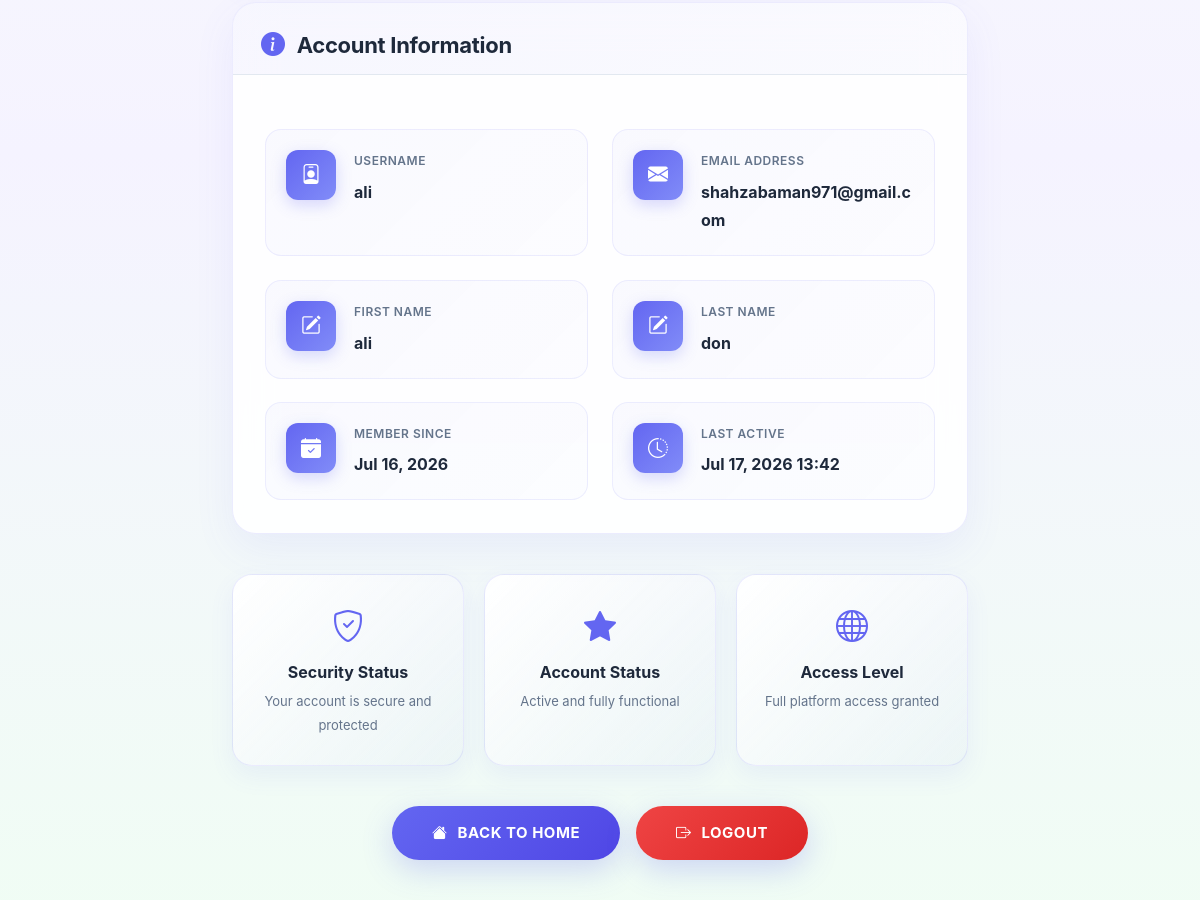
Page /accounts/profile/ (signed in, middle part) on the earlier database version.
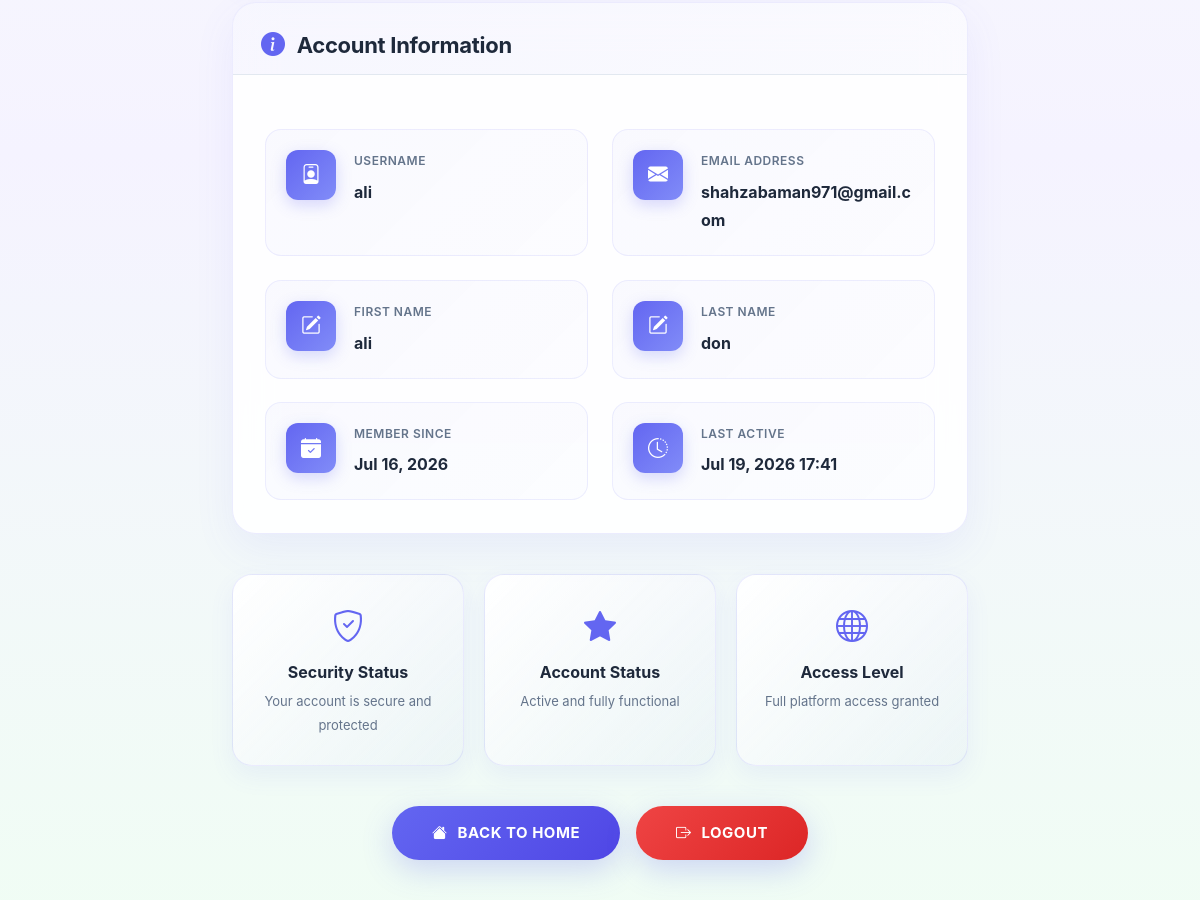
Same page on the later database version.
### accounts/models.py (models this page shows, shortened)
class CustomUser(AbstractUser):
    email = models.EmailField(unique=True)
    phone = models.CharField(max_length=15, blank=True)
    address = models.TextField(blank=True)

### chat/context_processors.py (called while the page is built)
def unread_messages(request):
    if request.user.is_authenticated:
        count = Message.objects.filter(
            conversation__buyer=request.user,
            is_read=False,
        ).exclude(
            sender=request.user,
        ).count() + Message.objects.filter(
            conversation__seller=request.user,
            is_read=False,
        ).exclude(
            sender=request.user,
        ).count()
        return {
            "unread_message_count": count
        }
    return {
        "unread_message_count": 0
    }

### accounts/templates/accounts/profile.html (shortened to what the changed rows need)
{% extends "core/base.html" %}
{% load static %}
{% block extra_css %}
<link rel="stylesheet" href="{% static 'core/css/style.css' %}">
<link rel="stylesheet" href="{% static 'core/css/profile.css' %}">
<link rel="stylesheet" href="https://cdn.jsdelivr.net/npm/bootstrap-icons@1.11.3/font/bootstrap-icons.min.css">
{% endblock %}
{% block content %}
<section class="profile-section">
    <div class="container">
        <div class="row justify-content-center">
            <div class="col-lg-8">
                <div class="profile-details-card">
                    <div class="card-header-custom">
                        <h2 class="section-title">
                            <i class="bi bi-info-circle-fill"></i>
                            Account Information
                        </h2>
                    </div>
                    <div class="card-body-custom">
                        <div class="profile-info-grid">
                            <div class="info-item">
                                <div class="info-content">
                                    <p class="info-label">Username</p>
                                    <p class="info-value">{{ user.username }}</p>
                                </div>
                            </div>
                            <div class="info-item">
                                <div class="info-content">
                                    <p class="info-label">Email Address</p>
                                    <p class="info-value">{{ user.email }}</p>
                                </div>
                            </div>
                            <div class="info-item">
                                <div class="info-content">
                                    <p class="info-label">First Name</p>
                                    <p class="info-value">{{ user.first_name|default:"Not set" }}</p>
                                </div>
                            </div>
                            <div class="info-item">
                                <div class="info-content">
                                    <p class="info-label">Last Name</p>
                                    <p class="info-value">{{ user.last_name|default:"Not set" }}</p>
                                </div>
                            </div>
                            <div class="info-item">
                                <div class="info-content">
                                    <p class="info-label">Member Since</p>
                                    <p class="info-value">{{ user.date_joined|date:"M d, Y" }}</p>
                                </div>
                            </div>
                            <div class="info-item">
                                <div class="info-content">
                                    <p class="info-label">Last Active</p>
                                    <p class="info-value">{{ user.last_login|date:"M d, Y H:i"|default:"Just now" }}</p>
                                </div>
                            </div>
                        </div>
                    </div>
                </div>
            </div>
        </div>
    </div>
</section>
{% endblock %}

Differences in the rows shown:
changed CustomUser "ali": last_login "Jul 17, 2026 13:42" → "Jul 19, 2026 17:41"
